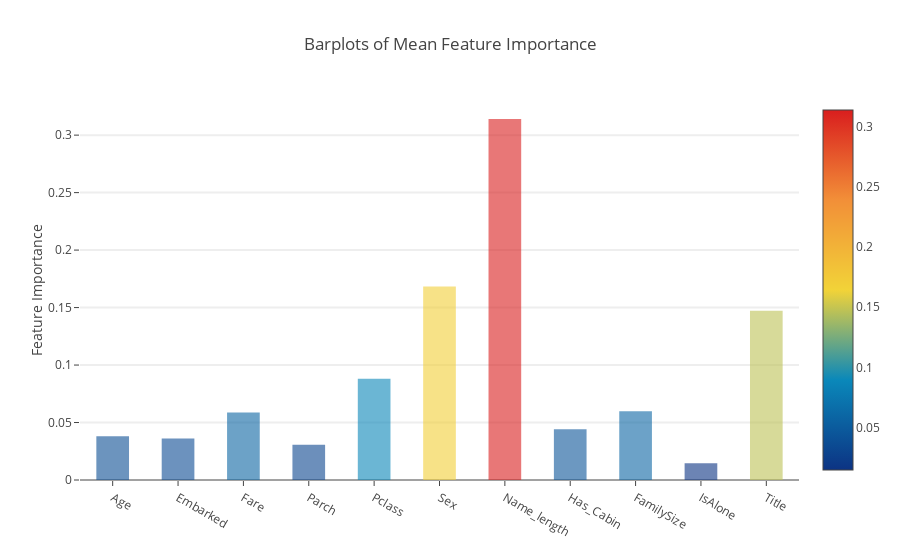

The notebook cell this image was saved under:
### Code cell
x = feature_dataframe["features"].values
y = feature_dataframe["mean"].values

data = [go.Bar(
    x = x, 
    y = y,
    width = 0.5,
    marker = dict(
        color = y,
        colorscale = "Portland",
        showscale = True,
        reversescale = False
    ),
    opacity = 0.6
)]

layout = go.Layout(
    autosize = True,
    title = "Barplots of Mean Feature Importance",
    hovermode = "closest",
    xaxis = dict(
        # title = "Pop",
        ticklen = 5,
        zeroline = False,
        # gridwidth = 2,
    ),
    yaxis = dict(
        title = "Feature Importance",
        ticklen = 5,
        gridwidth = 2,
    ),
    showlegend = False
)
fig = go.Figure(data = data, layout = layout)
py.iplot(fig, filename = "bar-direct-labels")

### Figure 1 — Plotly figure (JSON) as saved in the notebook; plotly's stock layout.template omitted (floating-point values rounded to 4 significant figures)
{"data": [{"marker": {"color": [0.03802, 0.03604, 0.05864, 0.03064, 0.08816, 0.1684, 0.314, 0.04415, 0.05991, 0.01466, 0.1473], "colorscale": "Portland", "reversescale": false, "showscale": true}, "opacity": 0.6, "type": "bar", "uid": "1e2a0a1c-c60b-11e8-a4a7-005056c00008", "width": 0.5, "x": ["Age", "Embarked", "Fare", "Parch", "Pclass", "Sex", "Name_length", "Has_Cabin", "FamilySize", "IsAlone", "Title"], "y": [0.03802, 0.03604, 0.05864, 0.03064, 0.08816, 0.1684, 0.314, 0.04415, 0.05991, 0.01466, 0.1473]}], "layout": {"autosize": true, "hovermode": "closest", "showlegend": false, "title": {"text": "Barplots of Mean Feature Importance"}, "xaxis": {"autorange": true, "range": [-0.5, 10.5], "ticklen": 5, "type": "category", "zeroline": false}, "yaxis": {"autorange": true, "gridwidth": 2, "range": [0, 0.3306], "ticklen": 5, "title": {"text": "Feature Importance"}, "type": "linear"}}}
